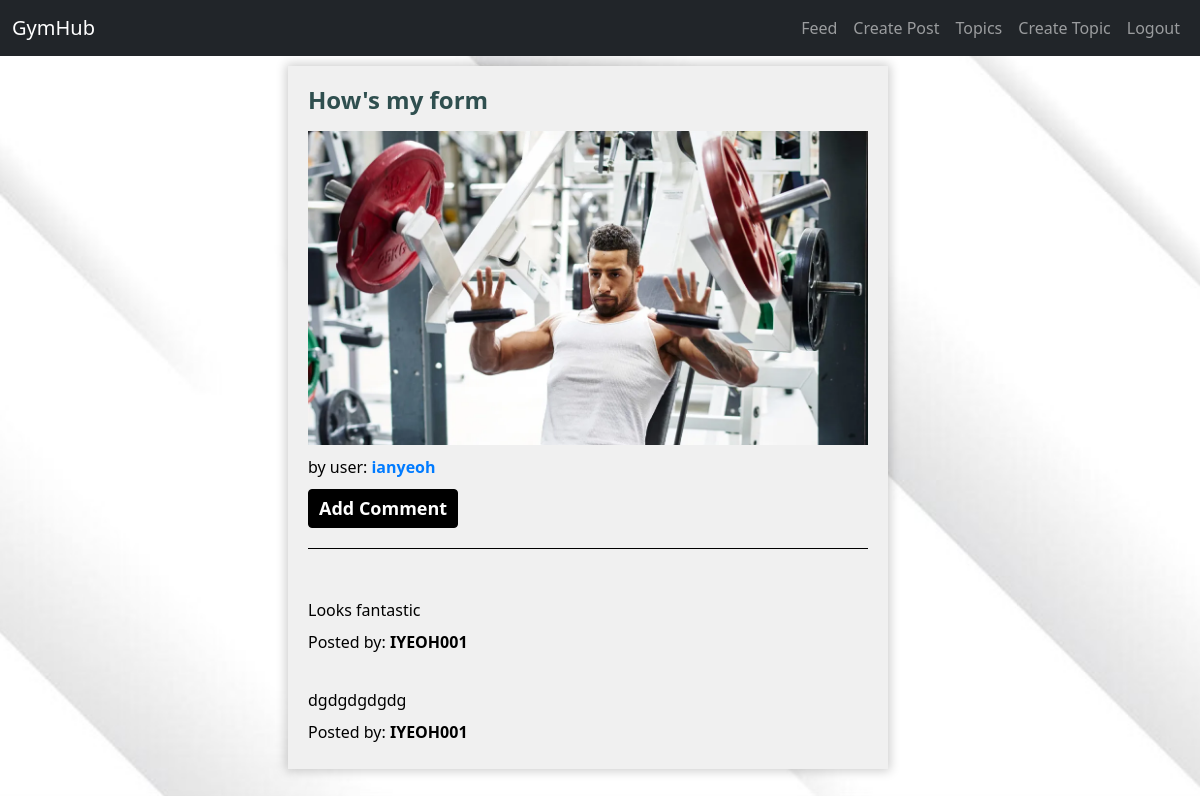
Screenshot of /posts/by/ianyeoh/17/ (signed in) with the database file from the repository.
### posts/models.py (models this page shows, shortened)
class Post(models.Model):
    user = models.ForeignKey(User, related_name="posts",
                             on_delete=models.CASCADE)
    created_at = models.DateTimeField(auto_now=True)
    message = models.TextField()
    message_html = models.TextField(editable=False)
    group = models.ForeignKey(
        Group, related_name="posts", null=True, blank=True, on_delete=models.CASCADE)
    image = models.ImageField(upload_to='images/', null=True, blank=True)
    class Meta:
        ordering = ["-created_at"]

class Comment(models.Model):
    post = models.ForeignKey(Post, related_name='comments', on_delete=models.CASCADE)
    author = models.ForeignKey(User, related_name='comments', on_delete=models.CASCADE)
    text = models.TextField(validators=[MaxLengthValidator(2200)])
    created_at = models.DateTimeField(auto_now_add=True)
    updated_at = models.DateTimeField(auto_now=True)
    class Meta:
        ordering = ['-created_at']

### posts/views.py (the view)
# urls.py: path("by/<username>/<int:pk>/", views.PostDetail.as_view(), name="single"),
class PostDetail(SelectRelatedMixin, generic.DetailView):
    model = models.Post
    comment_form = CommentForm()
    select_related = ("user", "group")
    def get_queryset(self):
        queryset = super().get_queryset()
        return queryset.filter(
            user__username__iexact=self.kwargs.get("username")
        )
    def get_context_data(self, **kwargs):
        context = super().get_context_data(**kwargs)
        context['comment_form']= CommentForm()
        return context

### posts/templates/posts/post_detail.html (shortened to what this page needs)
{% extends 'posts/post_base.html' %}
{% block post_content %}
{% load static %}
<div class="container">
<div class="col-md-8">
	{% include 'posts/_post.html' %}
</div>
</div>
{% endblock %}

### posts/templates/posts/_post.html (shortened to what this page needs)
{% load static %}
{% block extra_css %}
<link rel="stylesheet" type="text/css" href="{% static 'css/posts.css' %}">
{% endblock %}
<div class="post media">
	<a href="{% url 'posts:single' username=post.user.username pk=post.pk %}" title=""><h3>{{post.message_html|safe}}</h3></a>
	<div class="media-body">
		{% if post.image %}
		<div class="post_img"><img src="{{ post.image.url }}" width=100% alt="Post Image"></div>
		{% endif %}
		by user:
		<strong><a href="{% url 'posts:for_user' username=post.user.username %}" title="">{{post.user.username}}</a></strong>
	<div class="media-footer">
		<button id="comment-toggle-{{ post.pk }}" class="btn btn-success">Add Comment</button>
	</div>
	<div class="comments">
		{% for comment in post.comments.all %}
  <br>
      <h2>{{ comment.text|safe|linebreaks }}</h2>
      <p>Posted by: <strong>{{ comment.author }}</strong></p>
  {% empty %}
      <p>No comments posted.</p>
  {% endfor %}
	</div>
</div>
</div>

### static/css/master.css (style rules this page uses)
a { color: #007bff; text-decoration: none; }
.container { width:auto; height: 80vh; }

### static/css/posts.css (style rules this page uses)
.post { margin-bottom: 20px; padding: 20px; background-color: #F0F0F0; border-radius: 0; margin-top: 10px; width: 50vw; box-shadow: 0px 0px 10px 2px rgba(0, 0, 0, 0.2); }
.post h3 { margin-bottom: 10px; color: #2F4F4F; font-size: 24px; font-weight: bold; }
.media-body { margin-top: 10px; color: black; }
.media-footer { margin-top: 10px; margin-bottom: 10px; }
.btn-success { background-color: black; border-color: black; color: #FFFFFF; font-size: 18px; font-weight: bold; padding: 5px 10px; }
.comments { margin-top: 20px; padding-top: 20px; border-top: 1px solid ; }
.comments p { margin-bottom: 5px; font-size: 16px; line-height: 1.5; }
.post_img { margin-bottom: 10px; }

### rows the page displays
Post: message_html "How's my form", image (picture), user.username "ianyeoh"
Comment: text "Looks fantastic", author "IYEOH001"
Comment: text "dgdgdgdgdg", author "IYEOH001"
